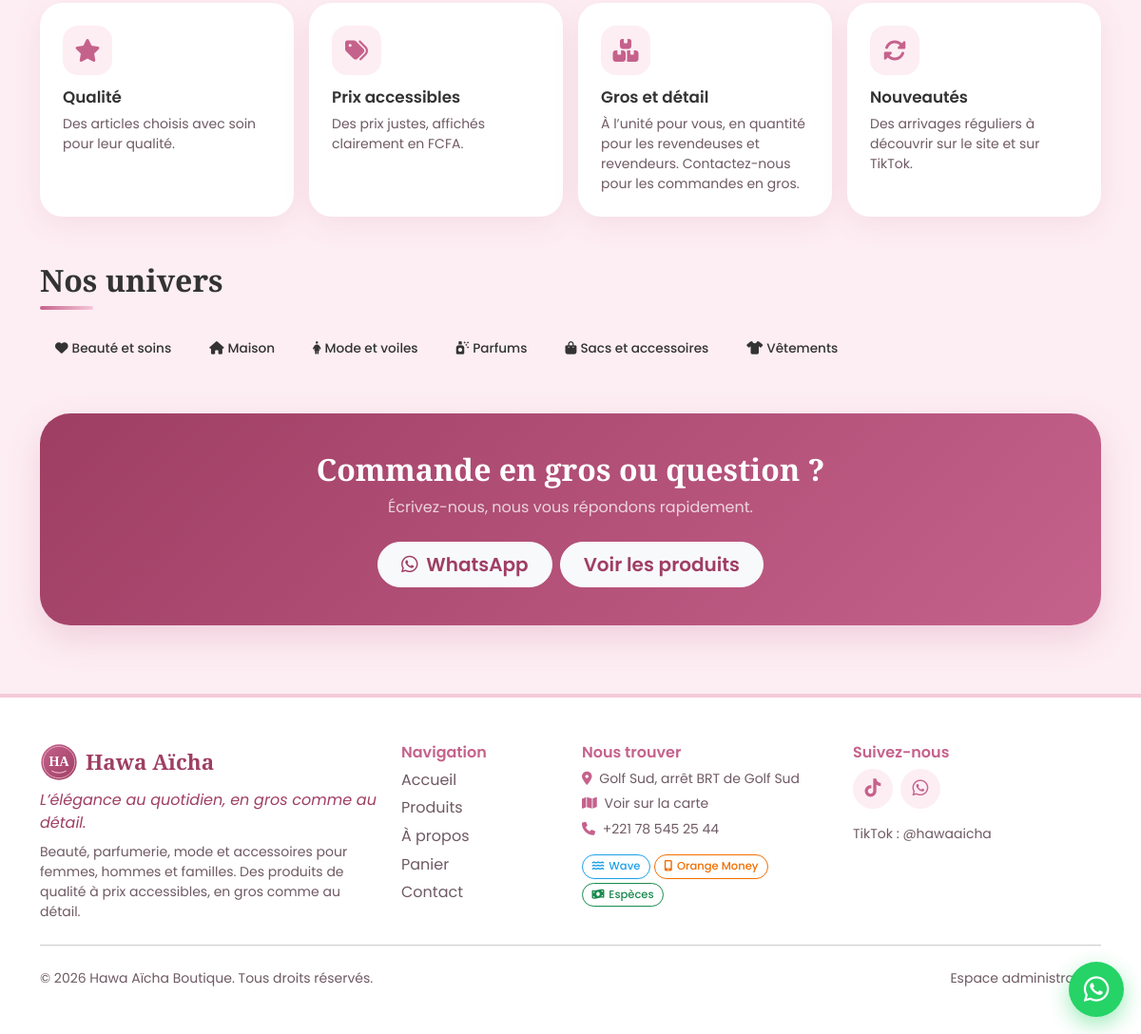
Page /apropos.php (lower part) on the earlier database version.
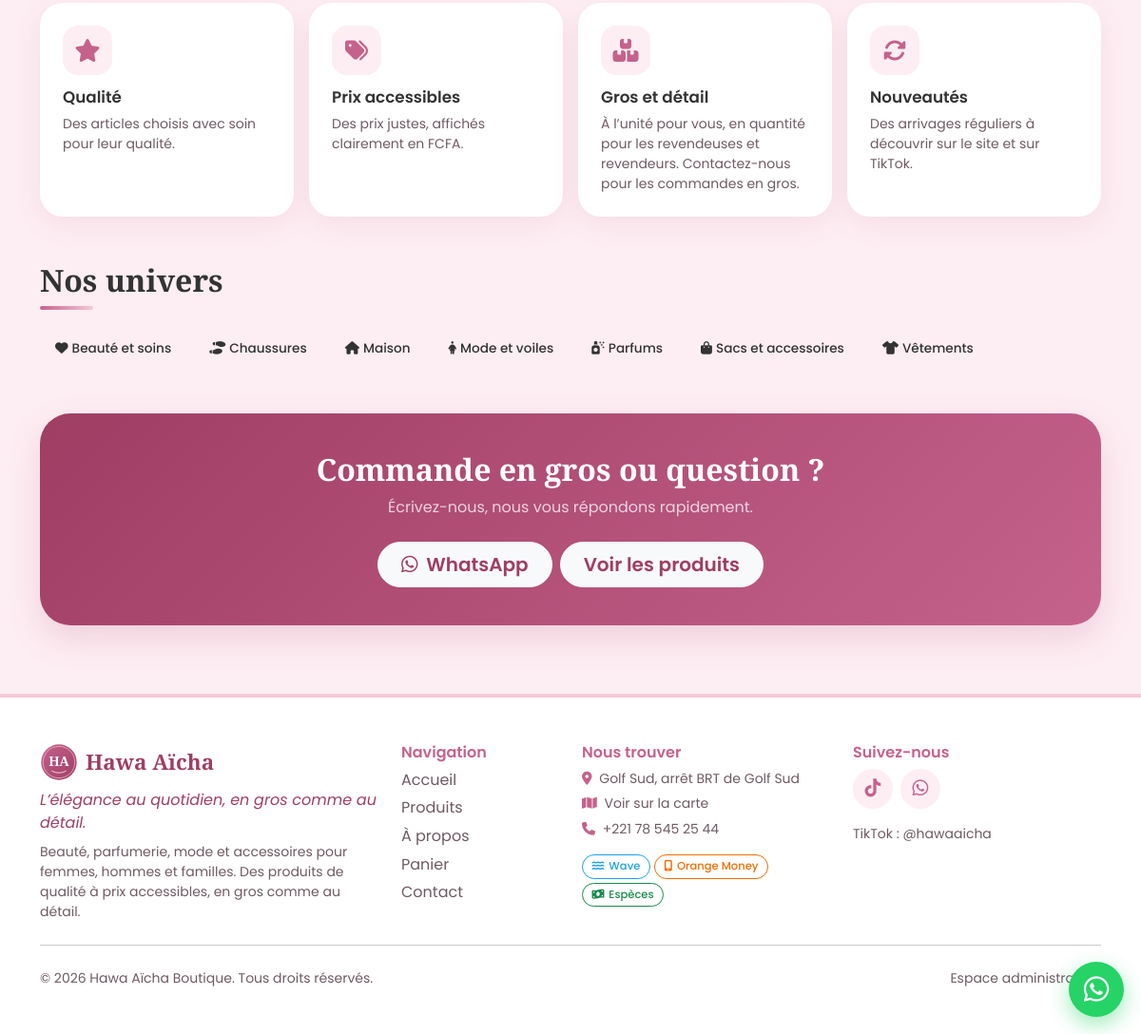
Same page on the later database version.
### tables this page shows
CREATE TABLE IF NOT EXISTS categories (
  id INT AUTO_INCREMENT PRIMARY KEY,
  nom VARCHAR(100) NOT NULL,
  description TEXT NULL,
  icone VARCHAR(50) NOT NULL DEFAULT 'fa-gem',
  created_at TIMESTAMP NOT NULL DEFAULT CURRENT_TIMESTAMP
);

### includes/db.php (called while the page is built)
<?php
function db(): PDO
{
    static $pdo = null;
    if ($pdo === null) {
        $dsn = defined('DB_DSN')
            ? DB_DSN
            : sprintf('mysql:host=%s;dbname=%s;charset=utf8mb4', DB_HOST, DB_NAME);
        try {
            $pdo = new PDO($dsn, DB_USER, DB_PASS, [
                PDO::ATTR_ERRMODE            => PDO::ERRMODE_EXCEPTION,
                PDO::ATTR_DEFAULT_FETCH_MODE => PDO::FETCH_ASSOC,
                PDO::ATTR_EMULATE_PREPARES   => false,
            ]);
        } catch (PDOException $e) {
            http_response_code(500);
            exit('Connexion à la base de données impossible. Vérifiez le fichier config.php.');
        }
    }
    return $pdo;
}

### includes/functions.php (called while the page is built, shortened)
<?php
require_once __DIR__ . '/db.php';
function e($v): string
{
    return htmlspecialchars((string)$v, ENT_QUOTES, 'UTF-8');
}
function base_url(string $path = ''): string
{
    return BASE_URL . '/' . ltrim($path, '/');
}
    ?>
    <?php
function info_paiement(string $mode): array
{
    return [
        'Wave'         => ['fa-solid fa-water', 'pay-wave', 'Paiement mobile Wave'],
        'Orange Money' => ['fa-solid fa-mobile-screen-button', 'pay-om', 'Paiement mobile Orange Money'],
        'Espèces'      => ['fa-solid fa-money-bill-wave', 'pay-cash', 'À la livraison ou au retrait'],
    ][$mode] ?? ['fa-solid fa-wallet', '', ''];
}
function get_categories(): array
{
    return db()->query('SELECT * FROM categories ORDER BY nom')->fetchAll();
}
    ?>

### apropos.php (the view, shortened to what the changed rows need)
<?php
require __DIR__ . '/includes/header.php';
$categories = get_categories();
?>
<?php if ($categories): ?>
<section class="mb-5">
  <h2 class="section-title mb-4">Nos univers</h2>
  <div class="chips flex-wrap">
    <?php foreach ($categories as $c): ?>
      <a class="chip" href="<?= e(base_url('produits.php?cat=' . (int)$c['id'])) ?>"><i class="fa-solid <?= e($c['icone']) ?> me-1"></i><?= e($c['nom']) ?></a>
    <?php endforeach; ?>
  </div>
</section>
<?php endif; ?>
<section class="cta-band text-center">
  <h2 class="mb-2">Commande en gros ou question ?</h2>
</section>
<?php require __DIR__ . '/includes/footer.php'; ?>

### includes/footer.php (shortened to what the changed rows need)
</main>
<footer class="site-footer mt-5">
  <div class="container py-5">
    <div class="row g-4">
      <div class="col-6 col-md-3">
        <div class="d-flex flex-wrap gap-1 mt-3">
          <?php foreach (MODES_PAIEMENT as $mode): [$ico, $cls] = info_paiement($mode); ?>
            <span class="pastille-paiement <?= e($cls) ?>"><i class="<?= e($ico) ?>"></i> <?= e($mode) ?></span>
          <?php endforeach; ?>
        </div>
      </div>
    </div>
  </div>
</footer>
</body>
</html>

Differences in the rows shown:
added categories: nom "Chaussures"
